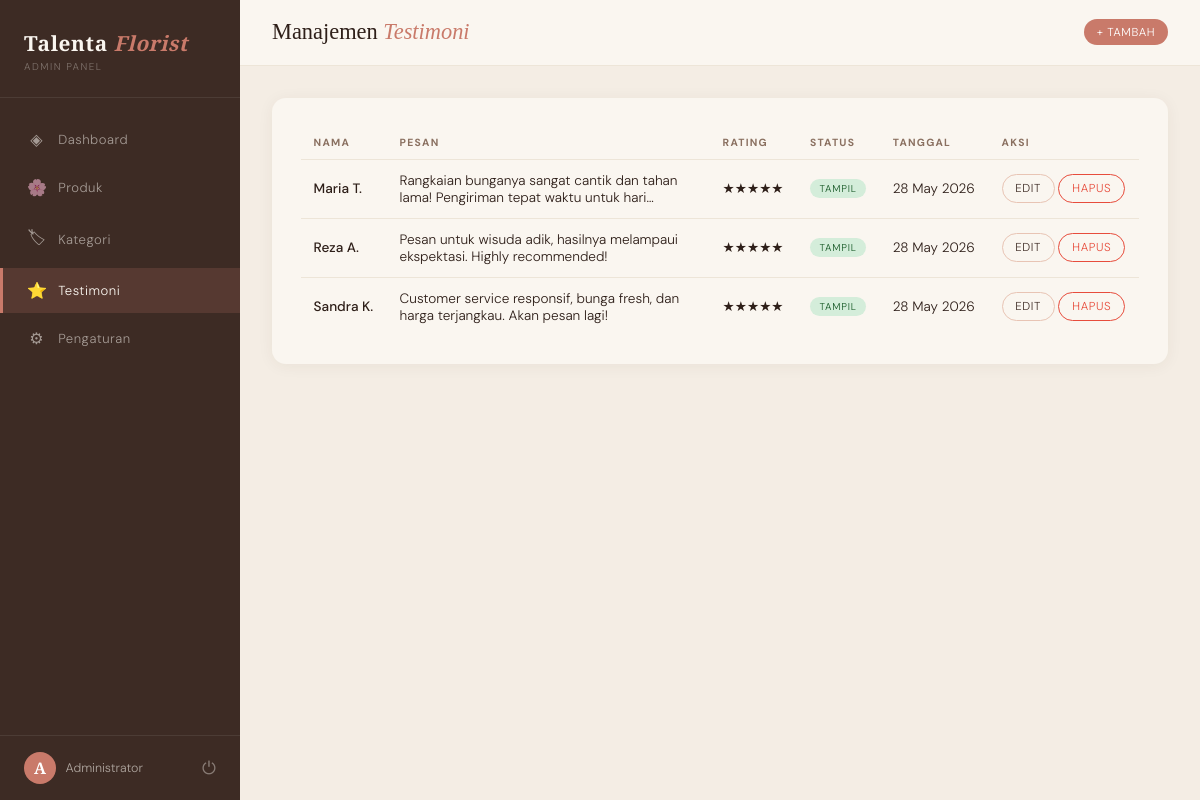
The page /admin/testimoni/index.php (signed in) on the database its author committed.
### tables this page shows
CREATE TABLE IF NOT EXISTS testimoni (
  id          INT AUTO_INCREMENT PRIMARY KEY,
  nama        VARCHAR(100) NOT NULL,
  pesan       TEXT NOT NULL,
  rating      TINYINT DEFAULT 5,
  aktif       TINYINT(1) DEFAULT 1,
  dibuat_pada TIMESTAMP DEFAULT CURRENT_TIMESTAMP
);

### config/base_path.php (called while the page is built, shortened)
<?php
if (!function_exists('base_url')) {
    function base_url(string $path = ''): string {
        return BASE_PATH . '/' . ltrim($path, '/');
    }
}

### config/db.php (called while the page is built, shortened)
<?php
function db(): PDO {
    static $pdo = null;
    if ($pdo === null) {
        $dsn = 'mysql:host=' . DB_HOST . ';dbname=' . DB_NAME . ';charset=' . DB_CHAR;
        try {
            $pdo = new PDO($dsn, DB_USER, DB_PASS, [
                PDO::ATTR_ERRMODE            => PDO::ERRMODE_EXCEPTION,
                PDO::ATTR_DEFAULT_FETCH_MODE => PDO::FETCH_ASSOC,
                PDO::ATTR_EMULATE_PREPARES   => false,
            ]);
        } catch (PDOException $e) {
            die('<p style="font-family:sans-serif;color:red;padding:2rem">Koneksi database gagal. Periksa konfigurasi di config/db.php</p>');
        }
    }
    return $pdo;
}

### admin/testimoni/index.php (the view, shortened to what this page needs)
<?php
require_once __DIR__ . '/../../config/db.php';
$list = db()->query('SELECT * FROM testimoni ORDER BY dibuat_pada DESC')->fetchAll();
?>
<!DOCTYPE html>
<html lang="id">
<head>
  <link rel="stylesheet" href="<?= base_url('admin/admin.css') ?>" />
</head>
<body>
<?php include __DIR__ . '/../../includes/sidebar.php'; ?>
<div class="admin-main">
  <div class="admin-topbar">
    <h1 class="topbar-title">Manajemen <em>Testimoni</em></h1>
    <a href="<?= base_url('admin/testimoni/tambah.php') ?>" class="btn btn-primary btn-sm">+ Tambah</a>
  </div>
  <div class="admin-body">
    <div class="panel">
      <div class="tbl-wrap">
        <table>
          <thead>
            <tr>
              <th>Nama</th>
              <th>Pesan</th>
              <th>Rating</th>
              <th>Status</th>
              <th>Tanggal</th>
              <th>Aksi</th>
            </tr>
          </thead>
          <tbody>
            <?php if (empty($list)): ?>
            <tr><td colspan="6" style="text-align:center;padding:2rem;color:var(--muted);">Belum ada testimoni.</td></tr>
            <?php else: foreach ($list as $t): ?>
            <tr>
              <td style="font-weight:500;white-space:nowrap;"><?= htmlspecialchars($t['nama']) ?></td>
              <td style="max-width:320px;">
                <span style="display:-webkit-box;-webkit-line-clamp:2;-webkit-box-orient:vertical;overflow:hidden;">
                  <?= htmlspecialchars($t['pesan']) ?>
                </span>
              </td>
              <td><?= str_repeat('★', (int)$t['rating']) ?></td>
              <td><span class="badge <?= $t['aktif'] ? 'badge-aktif' : 'badge-nonaktif' ?>"><?= $t['aktif'] ? 'Tampil' : 'Disembunyikan' ?></span></td>
              <td style="white-space:nowrap;"><?= date('d M Y', strtotime($t['dibuat_pada'])) ?></td>
              <td style="white-space:nowrap;">
                <a href="<?= base_url('admin/testimoni/edit.php?id=' . $t['id']) ?>" class="btn btn-outline btn-sm">Edit</a>
                <a href="<?= base_url('admin/testimoni/hapus.php?id=' . $t['id']) ?>" class="btn btn-hapus btn-sm">Hapus</a>
              </td>
            </tr>
            <?php endforeach; endif; ?>
          </tbody>
        </table>
      </div>
    </div>
  </div>
</div>
</body>
</html>

### admin/admin.css (style rules this page uses)
:root { --cream: #faf6f0; --sand: #ede5d8; --blush: #e8c4b4; --rose: #c97a6a; --deep: #3d2b24; --green: #5a7a5a; --text: #2e1f19; --muted: #8a7060; --sidebar-w: 240px; }
*, *::before, *::after { box-sizing: border-box; margin: 0; padding: 0; }
html { scroll-behavior: smooth; }
body { font-family: 'DM Sans', sans-serif; font-weight: 300; background: #f4ede4; color: var(--text); min-height: 100vh; display: flex; }
.admin-main { margin-left: var(--sidebar-w); flex: 1; min-height: 100vh; display: flex; flex-direction: column; }
.admin-topbar { display: flex; align-items: center; justify-content: space-between; padding: 1.2rem 2rem; background: var(--cream); border-bottom: 1px solid var(--sand); position: sticky; top: 0; z-index: 50; }
.topbar-title { font-family: 'Cormorant Garamond', serif; font-size: 1.4rem; font-weight: 400; }
.topbar-title em { font-style: italic; color: var(--rose); }
.admin-body { padding: 2rem; flex: 1; }
.panel { background: var(--cream); border-radius: 14px; padding: 1.8rem; box-shadow: 0 2px 16px rgba(61,43,36,.06); margin-bottom: 1.5rem; }
.tbl-wrap { overflow-x: auto; }
table { width: 100%; border-collapse: collapse; font-size: .85rem; }
thead th { text-align: left; font-size: .65rem; letter-spacing: .12em; text-transform: uppercase; color: var(--muted); padding: .6rem .8rem; border-bottom: 1.5px solid var(--sand); white-space: nowrap; }
tbody td { padding: .75rem .8rem; border-bottom: 1px solid var(--sand); vertical-align: middle; }
tbody tr:last-child td { border-bottom: none; }
.badge { display: inline-block; font-size: .62rem; letter-spacing: .08em; text-transform: uppercase; padding: .2rem .6rem; border-radius: 2rem; }
.badge-aktif { background: #d4edda; color: #155724; }
.btn { display: inline-flex; align-items: center; gap: .4rem; padding: .55rem 1.1rem; border-radius: 2rem; font-size: .78rem; letter-spacing: .05em; text-transform: uppercase; text-decoration: none; cursor: pointer; border: none; transition: all .2s; font-family: 'DM Sans', sans-serif; }
.btn-primary { background: var(--rose); color: #fff; }
.btn-outline { background: transparent; color: var(--deep); border: 1.5px solid var(--blush); }
.btn-sm { padding: .35rem .8rem; font-size: .72rem; }
.btn-hapus { background: transparent; border: 1.5px solid #e74c3c; color: #e74c3c; }

### rows shown on the page
testimoni: nama "Maria T.", pesan "Rangkaian bunganya sangat cantik dan tahan lama! Pengiriman tepat waktu untuk…", rating "★★★★★", aktif "TAMPIL", dibuat_pada "28 May 2026"
testimoni: nama "Reza A.", pesan "Pesan untuk wisuda adik, hasilnya melampaui ekspektasi. Highly recommended!", rating "★★★★★", aktif "TAMPIL", dibuat_pada "28 May 2026"
testimoni: nama "Sandra K.", pesan "Customer service responsif, bunga fresh, dan harga terjangkau. Akan pesan lagi!", rating "★★★★★", aktif "TAMPIL", dibuat_pada "28 May 2026"

### other values the page prints
$m['icon'] "◈"
$m['label'] "Dashboard"
$m['icon'] "🌸"
$m['label'] "Produk"
$m['icon'] "🏷"
$m['label'] "Kategori"
$m['icon'] "⭐"
$m['label'] "Testimoni"
$m['icon'] "⚙"
$m['label'] "Pengaturan"
mb_strtoupper(mb_substr($_SESSION['admin_nama'] ?? 'A', 0, 1)) "A"
$_SESSION['admin_nama'] "Administrator"
